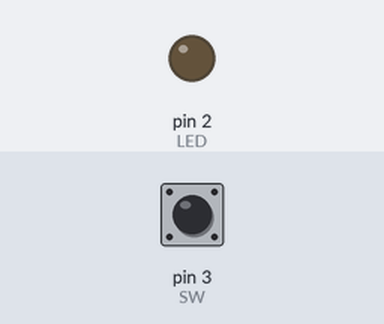
Recording of a sketch running on a simulated Arduino Uno, built with avr-gcc and run on an emulated ATmega328P. Parts: output pins drawn as LEDs (lit = HIGH). The test bench sets the inputs (shaded band); at power-on: pin 3 (SW) LOW.

Above: at 1.2 s.
1.3 s: pin 3 (SW) pulled HIGH for 0.15 s
At 1.7 s:
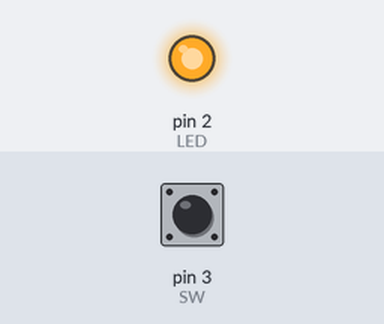
3.8 s: pin 3 (SW) pulled HIGH for 3.2 s
At 9.1 s:
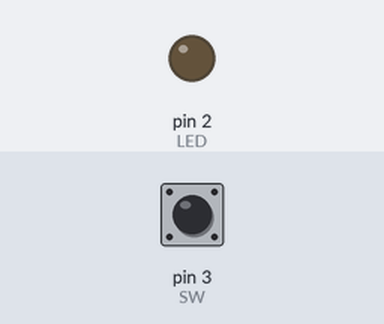
Timing chart, 0 to 10.6 s (numbered marks = the images above; inputs shaded):
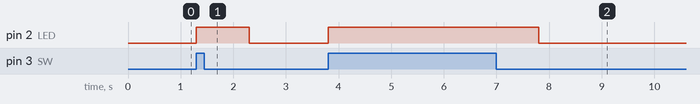

The sketch:

sketch_apr12d.ino
```cpp
#define LED 2
#define SW 3

void setup() {
  pinMode(LED, OUTPUT);
  pinMode(SW, INPUT);
}

void loop() {
  int sw_IN;
  sw_IN = digitalRead(SW);
  if(sw_IN == HIGH) {
    digitalWrite(LED, HIGH);
    delay(1000);
  }
  else {
    digitalWrite(LED, LOW);
  }
}
```

Measured:
- after the input at 1.3 s, pin 2 (LED): LOW → HIGH at once, → LOW 1.0 s later
- after the input at 3.8 s, pin 2 (LED): LOW → HIGH at once, → LOW 4.0 s later
